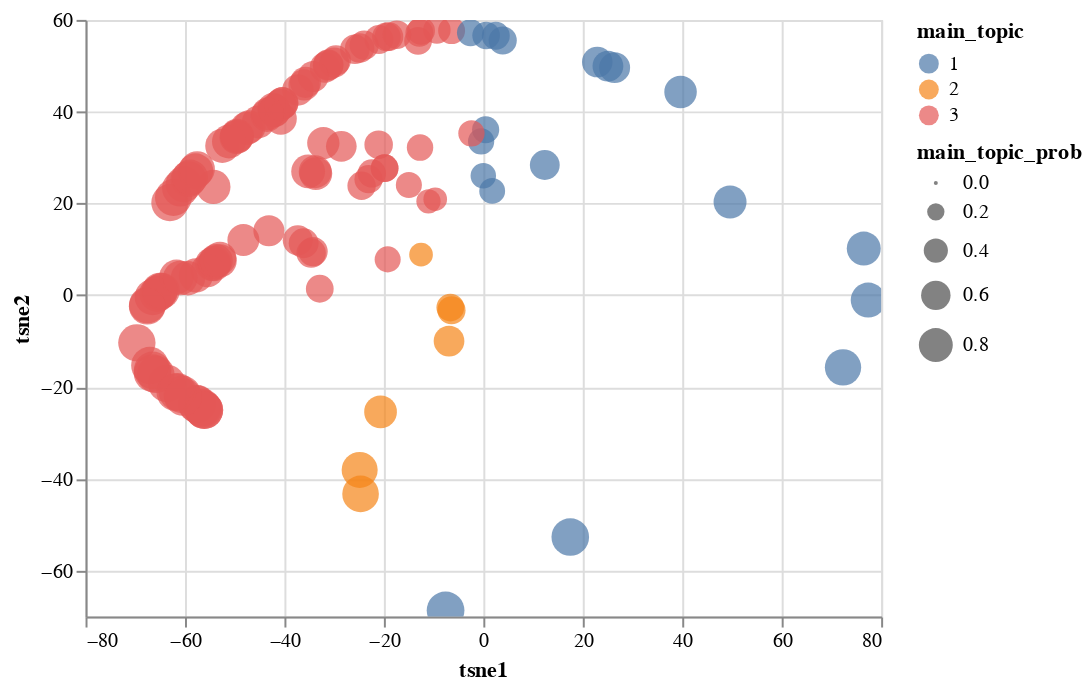

Notebook source saved alongside this figure:
### Markdown cell above
#### Analisando o artista "Velhas Virgens":

Percebemos que o artista publica mais músicas do grupo 3, na qual analisamos que as músicas desse grupo fala sobre aproveitar a vida e festejar. No geral, fazem músicas mais alegres.

### Code cell
alt.Chart(letras.query('Artist == "Velhas Virgens"')).mark_circle(
    opacity = .7,
    size = 30
).encode(
    x = 'tsne1',
    y = 'tsne2', 
    color = 'main_topic:N',
    size = 'main_topic_prob',
    tooltip = ['Artist', 'SName', 'main_topic', 'main_topic_prob']
).interactive()

### Figure 1 — Vega-Lite specification as saved in the notebook (floating-point values rounded to 4 significant figures; data arrays with more than 128 entries replaced by an {"elided": "..."} marker saying what was removed)
{"config": {"view": {"continuousWidth": 400, "continuousHeight": 300}}, "data": {"name": "data-099fb808d2ad90cc87a0e2c3b1aee28c"}, "mark": {"type": "circle", "opacity": 0.7, "size": 30}, "encoding": {"color": {"field": "main_topic", "type": "nominal"}, "size": {"field": "main_topic_prob", "type": "quantitative"}, "tooltip": [{"field": "Artist", "type": "nominal"}, {"field": "SName", "type": "nominal"}, {"field": "main_topic", "type": "quantitative"}, {"field": "main_topic_prob", "type": "quantitative"}], "x": {"field": "tsne1", "type": "quantitative"}, "y": {"field": "tsne2", "type": "quantitative"}}, "selection": {"selector004": {"type": "interval", "bind": "scales", "encodings": ["x", "y"]}}, "$schema": "https://vega.github.io/schema/vega-lite/v4.17.0.json", "datasets": {"data-099fb808d2ad90cc87a0e2c3b1aee28c": {"elided": "131 records"}}}
